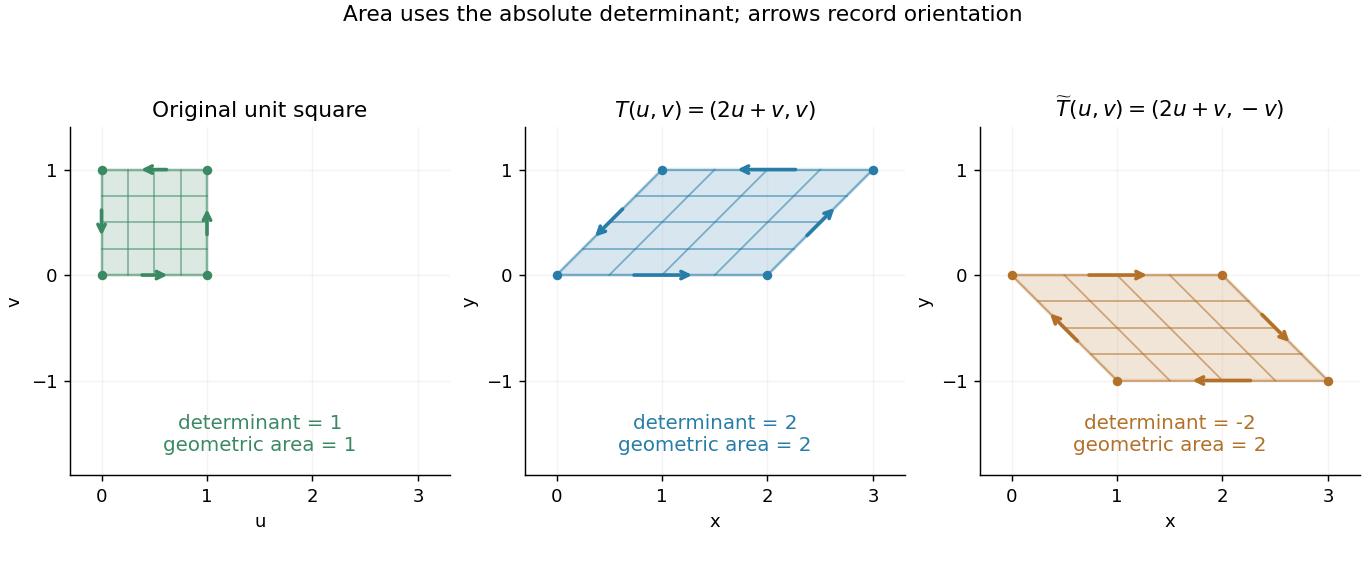

Python code for this plot:
"""Compare Jacobian area scaling and orientation, tested on Python 3.14.4.

Run from the desired output directory; uses the root pyproject dependencies.
"""
from pathlib import Path

import matplotlib

matplotlib.use("Agg")
import matplotlib.pyplot as plt
from matplotlib.patches import Polygon
import numpy as np


def signed_area(points):
    following = np.roll(points, -1, axis=0)
    return .5 * np.sum(points[:, 0] * following[:, 1]
                       - points[:, 1] * following[:, 0])


def main():
    square = np.array([[0, 0], [1, 0], [1, 1], [0, 1]], dtype=float)
    maps = [np.eye(2), np.array([[2, 1], [0, 1]]),
            np.array([[2, 1], [0, -1]])]
    colors = ["#3b8963", "#277da8", "#b37028"]
    plt.rcParams.update({"font.size": 10, "axes.spines.top": False,
                         "axes.spines.right": False})
    fig, axes = plt.subplots(1, 3, figsize=(10.5, 4.4), dpi=130,
                             constrained_layout=True, facecolor="white")
    titles = ["Original unit square", r"$T(u,v)=(2u+v,v)$",
              r"$\widetilde T(u,v)=(2u+v,-v)$"]
    for ax, matrix, color, title in zip(axes, maps, colors, titles):
        points = square @ matrix.T
        determinant = np.linalg.det(matrix)
        area = signed_area(points)
        assert np.isclose(area, determinant)
        ax.set_facecolor("white")
        ax.add_patch(Polygon(points, facecolor=color, alpha=.18,
                             edgecolor=color, linewidth=2))
        for value in np.linspace(0, 1, 5):
            for line in (np.array([[value, 0], [value, 1]]),
                         np.array([[0, value], [1, value]])):
                image = line @ matrix.T
                ax.plot(image[:, 0], image[:, 1], color=color, alpha=.55, lw=1)
        # Follow the same ordered vertices: reflection reverses the arrows.
        for start, end in zip(points, np.roll(points, -1, axis=0)):
            ax.annotate("", xy=start + .66 * (end - start),
                        xytext=start + .35 * (end - start),
                        arrowprops={"arrowstyle": "->", "color": color, "lw": 2})
        ax.scatter(points[:, 0], points[:, 1], color=color, s=18, zorder=3)
        ax.set(xlim=(-.3, 3.3), ylim=(-1.9, 1.4), title=title,
               xlabel="u" if ax is axes[0] else "x",
               ylabel="v" if ax is axes[0] else "y")
        ax.set_aspect("equal", adjustable="box")
        ax.set_xticks([0, 1, 2, 3])
        ax.set_yticks([-1, 0, 1])
        ax.grid(alpha=.15)
        ax.text(.5, .07, f"determinant = {determinant:g}\n"
                f"geometric area = {abs(area):g}", ha="center",
                transform=ax.transAxes, color=color, fontsize=11)
    # Check the two worked integrals independently by quadrature.
    nodes, weights = np.polynomial.legendre.leggauss(24)
    nodes, weights = (nodes + 1) / 2, weights / 2
    log_integral = np.sum(weights * 2 * nodes / (1 + nodes**2))
    weighted_area = np.sum(weights[:, None] * weights[None, :]
                           * 2 * (2 * nodes[:, None] + nodes[None, :]))
    assert abs(log_integral - np.log(2)) < 1e-14
    assert abs(weighted_area - 3) < 1e-14
    fig.suptitle("Area uses the absolute determinant; arrows record orientation", fontsize=12)
    fig.savefig(Path.cwd() / "change-of-variables-area.png",
                facecolor="white", transparent=False)
    plt.close(fig)
    print(f"Signed polygon areas: {[signed_area(square @ m.T) for m in maps]}; "
          f"substitution: {log_integral:.10f}; integral of x over T(S): {weighted_area:.10f}")


if __name__ == "__main__":
    main()
